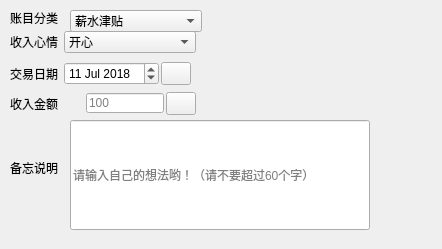
   <widget class="QWidget" name="Income_3">
    <attribute name="title">
     <string>收入</string>
    </attribute>
    <widget class="QWidget" name="WindMain_6" native="true">
     <property name="geometry">
      <rect>
       <x>0</x>
       <y>0</y>
       <width>433</width>
       <height>240</height>
      </rect>
     </property>
     <property name="sizePolicy">
      <sizepolicy hsizetype="Fixed" vsizetype="Fixed">
       <horstretch>0</horstretch>
       <verstretch>0</verstretch>
      </sizepolicy>
     </property>
     <property name="minimumSize">
      <size>
       <width>433</width>
       <height>240</height>
      </size>
     </property>
     <property name="maximumSize">
      <size>
       <width>433</width>
       <height>240</height>
      </size>
     </property>
     <widget class="QLabel" name="labelTradeNote2_3">
      <property name="geometry">
       <rect>
        <x>10</x>
        <y>160</y>
        <width>56</width>
        <height>16</height>
       </rect>
      </property>
      <property name="text">
       <string>备忘说明</string>
      </property>
     </widget>
     <widget class="QLabel" name="labelAccountClass2_3">
      <property name="geometry">
       <rect>
        <x>10</x>
        <y>10</y>
        <width>56</width>
        <height>16</height>
       </rect>
      </property>
      <property name="text">
       <string>账目分类</string>
      </property>
     </widget>
     <widget class="QWidget" name="layoutWidget">
      <property name="geometry">
       <rect>
        <x>10</x>
        <y>60</y>
        <width>385</width>
        <height>27</height>
       </rect>
      </property>
      <layout class="QHBoxLayout" name="horizontalLayout_5">
       <item>
        <widget class="QLabel" name="labelTradeTime2_3">
         <property name="text">
          <string>交易日期</string>
         </property>
        </widget>
       </item>
       <item>
        <layout class="QHBoxLayout" name="horizontalLayout_26">
         <property name="spacing">
          <number>2</number>
         </property>
         <item>
          <widget class="QDateEdit" name="dateEdit_6">
           <property name="date">
            <date>
             <year>2018</year>
             <month>7</month>
             <day>11</day>
            </date>
           </property>
          </widget>
         </item>
         <item>
          <widget class="QPushButton" name="btnCalendar2_3">
           <property name="minimumSize">
            <size>
             <width>30</width>
             <height>23</height>
            </size>
           </property>
           <property name="maximumSize">
            <size>
             <width>30</width>
             <height>23</height>
            </size>
           </property>
           <property name="text">
            <string/>
           </property>
           <property name="iconSize">
            <size>
             <width>30</width>
             <height>23</height>
            </size>
           </property>
           <property name="flat">
            <bool>false</bool>
           </property>
          </widget>
         </item>
         <item>
          <spacer name="horizontalSpacer_10">
           <property name="orientation">
            <enum>Qt::Horizontal</enum>
           </property>
           <property name="sizeHint" stdset="0">
            <size>
             <width>188</width>
             <height>17</height>
            </size>
           </property>
          </spacer>
         </item>
        </layout>
       </item>
      </layout>
     </widget>
     <widget class="QWidget" name="layoutWidget">
      <property name="geometry">
       <rect>
        <x>10</x>
        <y>30</y>
        <width>244</width>
        <height>24</height>
       </rect>
      </property>
      <layout class="QHBoxLayout" name="horizontalLayout_4">
       <item>
        <widget class="QLabel" name="labelAccountOwner2_3">
         <property name="text">
          <string>收入心情</string>
         </property>
        </widget>
       </item>
       <item>
        <layout class="QHBoxLayout" name="horizontalLayout_2">
         <item>
          <widget class="QComboBox" name="lineEditIncomeAccountOwner_3">
           <property name="minimumSize">
            <size>
             <width>132</width>
             <height>0</height>
            </size>
           </property>
           <property name="maximumSize">
            <size>
             <width>132</width>
             <height>16777215</height>
            </size>
           </property>
           <item>
            <property name="text">
             <string>开心</string>
            </property>
           </item>
           <item>
            <property name="text">
             <string>平淡</string>
            </property>
           </item>
           <item>
            <property name="text">
             <string>难忘</string>
            </property>
           </item>
           <item>
            <property name="text">
             <string>美滋滋</string>
            </property>
           </item>
          </widget>
         </item>
         <item>
          <spacer name="horizontalSpacer_2">
           <property name="orientation">
            <enum>Qt::Horizontal</enum>
           </property>
           <property name="sizeHint" stdset="0">
            <size>
             <width>40</width>
             <height>20</height>
            </size>
           </property>
          </spacer>
         </item>
        </layout>
       </item>
      </layout>
     </widget>
     <widget class="QWidget" name="layoutWidget">
      <property name="geometry">
       <rect>
        <x>10</x>
        <y>90</y>
        <width>388</width>
        <height>27</height>
       </rect>
      </property>
      <layout class="QHBoxLayout" name="horizontalLayout_6">
       <item>
        <widget class="QLabel" name="labelTradeAmount2_3">
         <property name="text">
          <string>收入金额</string>
         </property>
        </widget>
       </item>
       <item>
        <layout class="QHBoxLayout" name="horizontalLayout_27">
         <property name="spacing">
          <number>2</number>
         </property>
         <item>
          <widget class="QLabel" name="labelIncome_3">
           <property name="minimumSize">
            <size>
             <width>20</width>
             <height>20</height>
            </size>
           </property>
           <property name="maximumSize">
            <size>
             <width>40</width>
             <height>20</height>
            </size>
           </property>
           <property name="text">
            <string/>
           </property>
          </widget>
         </item>
         <item>
          <widget class="QLineEdit" name="lineEditTradeAmount2_3">
           <property name="minimumSize">
            <size>
             <width>78</width>
             <height>0</height>
            </size>
           </property>
           <property name="maximumSize">
            <size>
             <width>78</width>
             <height>20</height>
            </size>
           </property>
           <property name="placeholderText">
            <string>100</string>
           </property>
          </widget>
         </item>
         <item>
          <widget class="QPushButton" name="btnCalculator2_3">
           <property name="minimumSize">
            <size>
             <width>30</width>
             <height>23</height>
            </size>
           </property>
           <property name="maximumSize">
            <size>
             <width>30</width>
             <height>23</height>
            </size>
           </property>
           <property name="text">
            <string/>
           </property>
           <property name="iconSize">
            <size>
             <width>30</width>
             <height>23</height>
            </size>
           </property>
           <property name="flat">
            <bool>false</bool>
           </property>
          </widget>
         </item>
         <item>
          <spacer name="horizontalSpacer_11">
           <property name="orientation">
            <enum>Qt::Horizontal</enum>
           </property>
           <property name="sizeHint" stdset="0">
            <size>
             <width>188</width>
             <height>17</height>
            </size>
           </property>
          </spacer>
         </item>
        </layout>
       </item>
      </layout>
     </widget>
     <widget class="QWidget" name="layoutWidget">
      <property name="geometry">
       <rect>
        <x>70</x>
        <y>10</y>
        <width>288</width>
        <height>22</height>
       </rect>
      </property>
      <layout class="QHBoxLayout" name="horizontalLayout">
       <item>
        <widget class="QComboBox" name="lineEditIncomeSubClass_3">
         <property name="minimumSize">
          <size>
           <width>132</width>
           <height>0</height>
          </size>
         </property>
         <item>
          <property name="text">
           <string>薪水津贴</string>
          </property>
         </item>
         <item>
          <property name="text">
           <string>红包礼金</string>
          </property>
         </item>
         <item>
          <property name="text">
           <string>生意买卖</string>
          </property>
         </item>
        </widget>
       </item>
       <item>
        <spacer name="horizontalSpacer">
         <property name="orientation">
          <enum>Qt::Horizontal</enum>
         </property>
         <property name="sizeHint" stdset="0">
          <size>
           <width>148</width>
           <height>18</height>
          </size>
         </property>
        </spacer>
       </item>
      </layout>
     </widget>
     <widget class="QLineEdit" name="lineEdit_2">
      <property name="geometry">
       <rect>
        <x>70</x>
        <y>120</y>
        <width>300</width>
        <height>110</height>
       </rect>
      </property>
      <property name="minimumSize">
       <size>
        <width>300</width>
        <height>110</height>
       </size>
      </property>
      <property name="maximumSize">
       <size>
        <width>300</width>
        <height>110</height>
       </size>
      </property>
      <property name="text">
       <string/>
      </property>
      <property name="placeholderText">
       <string>请输入自己的想法哟！（请不要超过60个字）</string>
      </property>
     </widget>
    </widget>
   </widget>
